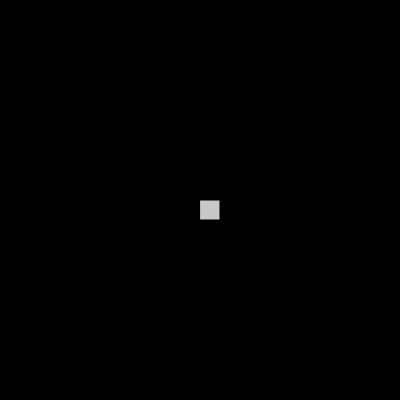
Frame 1 (no input)
Frame 60 (no input): identical to frame 1, image omitted
Frame 120 (the mouse pressed at the canvas centre since frame 60): identical to frame 1, image omitted

The p5.js sketch that drew this single still picture (run headless with seeded random() and noise() and a simulated clock; from frame 60 on, the mouse is pressed at the canvas centre):

// p5.js sketch
// ── sketch.js
// This sketch control a square using keyboard arrows

var x = 200;
var y = 200;
var s = 10;

function setup() {
  createCanvas(400, 400);
}

function draw() {
  background(0);

  fill(200);
  rect(x, y, 20, 20);
  console.log("x,y = " + x + "," + y);
}

function keyPressed() {
  if (keyCode === UP_ARROW) {
    y = y - s;
  } else if (keyCode === DOWN_ARROW) {
    y = y + s;
  } else if (keyCode === LEFT_ARROW) {
    x = x - s;
  } else if (keyCode === RIGHT_ARROW) {
    x = x + s;
  }
}
